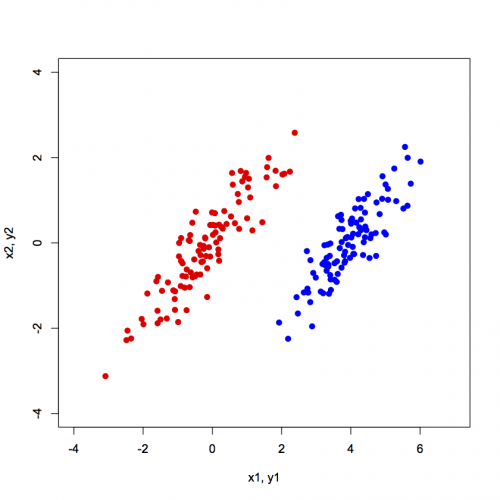

Source code (R):
rm(list=ls())
graphics.off()
# install.packages("mvtnorm")
library(mvtnorm)
n      = 100
rho    = 0.9
mean_x = c(0,0)
mean_y = c(4,0)

sigma  = matrix(c(1,rho,rho,1), nrow = 2, ncol = 2)
x      = rmvnorm(n=n, mean = mean_x, sigma = sigma)
y      = rmvnorm(n=n, mean = mean_y, sigma = sigma)
xy     = rbind(x,y) # defined for computing xlim and ylim

plot(x, col='red', pch = 19, ylim = c(round(min(xy[,2]))-1,round(max(xy[,2]))+1),
     xlim = c(round(min(xy[,1]))-1,round(max(xy[,1]))+1),
     xlab = 'x1, y1', ylab = 'x2, y2')
points(y,col = 'blue', pch = 19)
